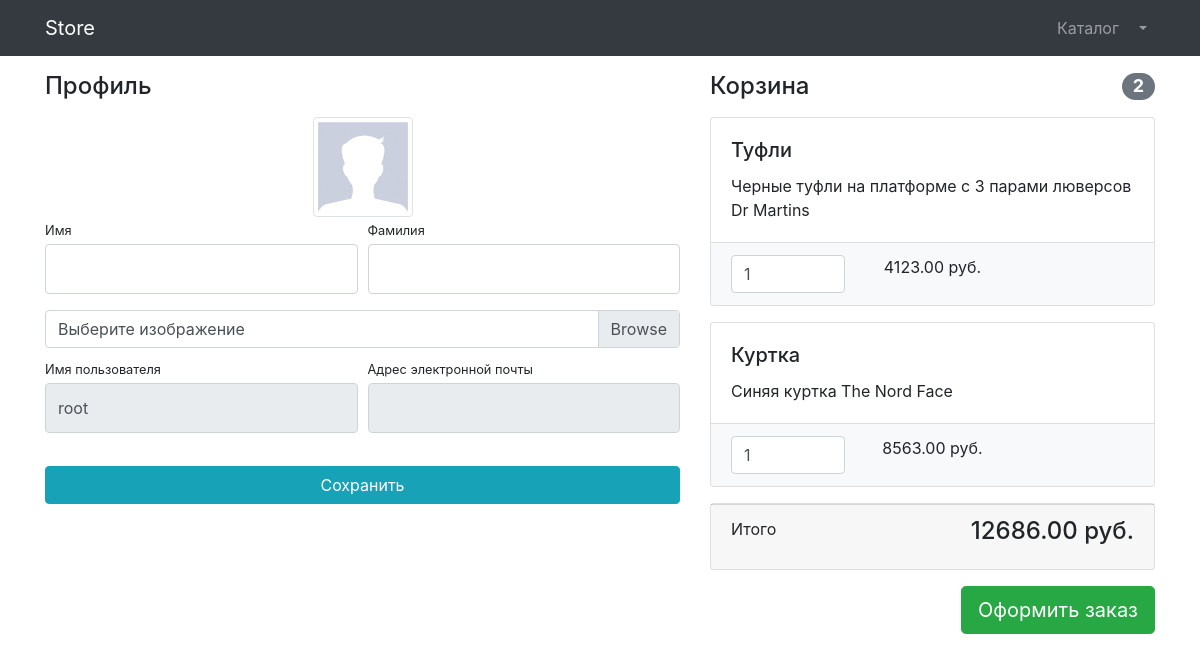
The page /users/profile/1/ (signed in) on the database its author committed.
### users/models.py (models this page shows)
class User(AbstractUser):
    image = models.ImageField(upload_to='users_images', null=True, blank=True)
    is_verified_email = models.BooleanField(default=False)

### products/models.py (models this page shows, shortened)
class Basket(models.Model):
    user = models.ForeignKey(to=User, on_delete=models.CASCADE)
    product = models.ForeignKey(to=Product, on_delete=models.CASCADE)
    quantity = models.PositiveSmallIntegerField(default=0)
    created_timestamp = models.DateTimeField(auto_now_add=True)
    objects = BasketQuerySet.as_manager()
    def sum(self):
        return self.product.price * self.quantity

class Product(models.Model):
    name = models.CharField(max_length=256)
    description = models.TextField(blank=True, null=True)
    price = models.DecimalField(max_digits=6, decimal_places=2)
    quantity = models.PositiveIntegerField(default=0)
    image = models.ImageField(upload_to='products_images')
    category = models.ForeignKey(to=ProductCategory, on_delete = models.CASCADE)
    class Meta:
            verbose_name = 'продукт'
            verbose_name_plural = 'продукты'

### users/views.py (the view, shortened to what this page needs)
# urls.py: path('profile/<int:pk>/', login_required(UserProfileView.as_view()), name='profile'),
class UserProfileView(TitleMixin, UpdateView):
    model = User
    form_class = UserProfileForm
    template_name = 'users/profile.html'
    title = 'Store - Личный кабинет'

### users/forms.py
class UserProfileForm(UserChangeForm):
    first_name = forms.CharField(widget=forms.TextInput(attrs={'class': 'form-control py-4'}))
    last_name = forms.CharField(widget=forms.TextInput(attrs={'class': 'form-control py-4'}))
    image = forms.ImageField(widget=forms.FileInput(attrs={'class': 'custom-file-input'}), required=False)
    username = forms.CharField(widget=forms.TextInput(attrs={'class': 'form-control py-4', 'readonly': True}))
    email = forms.CharField(widget=forms.TextInput(attrs={'class': 'form-control py-4', 'readonly': True}))
    class Meta:
        model = User
        fields = ('first_name', 'last_name', 'image', 'username', 'email')

### common/views.py (called while the page is built)
    def get_context_data(self, **kwargs):
        context = super(TitleMixin, self).get_context_data(**kwargs)
        context["title"] = self.title
        return context

### products/context_processors.py (called while the page is built)
def baskets(request):
    user = request.user
    return {'baskets': Basket.objects.filter(user=user) if user.is_authenticated else []}

### products/models.py (called while the page is built)
    def total_sum(self):
        return sum(basket.sum() for basket in self)

    def total_quantity(self):
            return sum(basket.quantity for basket in self)

### users/templates/users/profile.html (shortened to what this page needs)
{% extends "products/base.html" %}
{% load static %}
{% block css %}
    <link href="{% static "vendor/css/profile.css" %}" rel="stylesheet">
{% endblock  %}
{% block content %}
    <div class="container">
        <div class="row">
            <div class="col-lg-7">
                <h4 class="mt-3 mb-3">Профиль</h4>
                <div class="col-lg-12 text-center">
                    <img width="100" height="100"
                        src="{% if user.image %} {{user.image.url}} {% else %} {% static "vendor/img/users/default_avatar.jpg" %} {% endif %}"
                        class="img-thumbnail">
                </div>
                <form action="{% url "users:profile" user.id %}" method='post' enctype="multipart/form-data">
                    <div class="form-row">
                        <div class="col-lg-6">
                            <div class="form-group">
                                <label class="small mb-1" for="{{ form.first_name.id_for_label }}">Имя</label>
                                {{ form.first_name }}
                            </div>
                        </div>
                        <div class="col-lg-6">
                            <div class="form-group">
                                <label class="small mb-1" for="{{ form.last_name.id_for_label }}">Фамилия</label>
                                {{ form.last_name }}
                            </div>
                        </div>
                    </div>
                    <div class="form-row mb-2">
                        <div class="col-lg-12">
                            <div class="custom-file">
                                <label class="custom-file-label" for="{{ form.image.id_for_label }}">Выберите изображение</label>
                            </div>
                        </div>
                    </div>
                    <div class="form-row">
                        <div class="col-lg-6">
                            <label class="small mb-1" for="{{ form.username.id_for_label }}">Имя пользователя</label>
                            {{ form.username }}
                        </div>
                        <div class="col-lg-6">
                            <label class="small mb-1" for="{{ form.email.id_for_label }}">Адрес электронной почты</label>
                                {{ form.email }}
                        </div>
                    </div>
                    <div class="form-row">
                        <div class="col-lg-12" style="margin-top: 33px;">
                            <input class="btn btn-info btn-block" type="submit" value="Сохранить">
                        </div>
                    </div>
                </form>
            </div>
            <div class="col-lg-5">
                {% include "products/baskets.html" %}
            </div>
        </div>
    </div>
{% endblock  %}

### products/templates/products/baskets.html (shortened to what this page needs)
{% load static %}
{% if baskets %}
    <h4 class="mt-3 mb-3 d-flex justify-content-between align-items-center mb-3">
        Корзина <span class="badge badge-secondary badge-pill">{{ baskets.total_quantity }}</span>
    </h4>
    {% for basket in baskets %}
    <div class="card mb-3">
        <div class="card-body">
            <h5 class="card-title">{{ basket.product.name }}</h5>
            <p class="card-text">{{ basket.product.description }}</p>
        </div>
        <ul class="list-group list-group-flush">
            <li class="list-group-item bg-light">
                <div class="row text-center">
                    <div class="col-lg-4">
                        <input name="basketID" type="number" class="form-control"
                        value="{{ basket.quantity }}" min="0">
                    </div>
                    <div class="col-lg-4">{{ basket.sum }} руб.</div>
                    <div class="col-lg-4">
                    </div>
                </div>
            </li>
        </ul>
    </div>
    {% endfor %}
    <div class="card mb-3">
        <div class="card-footer">
            <p class="float-left">Итого</p>
            <h4 class="float-right">{{ baskets.total_sum }} руб.</h4>
        </div>
    </div>
    <a class="btn btn-success btn-lg float-right" href="../orders/order-create.html">
        Оформить заказ
    </a>
{% else %}
<h4 class="mt-3 mb-3 text-center">
    Корзина пуста
</h4>
{% endif %}

### rows shown on the page
User: username "root"
Basket: total_quantity "2", product.name "Туфли", product.description "Черные туфли на платформе с 3 парами люверсов Dr Martins", basketID "1", sum "4123.00", total_sum "12686.00"
Basket: product.name "Куртка", product.description "Синяя куртка The Nord Face", basketID "1", sum "8563.00"
